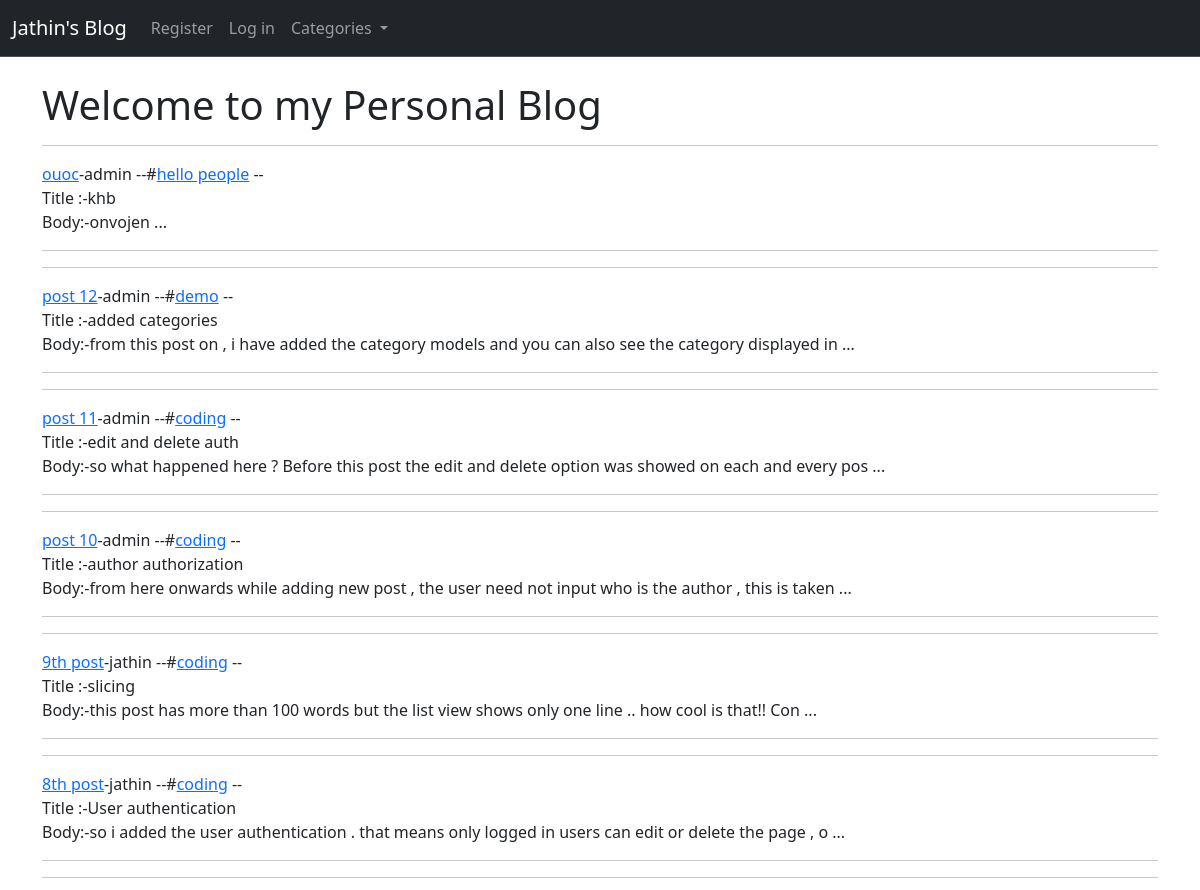
Before: / (upper part) with the older database file.
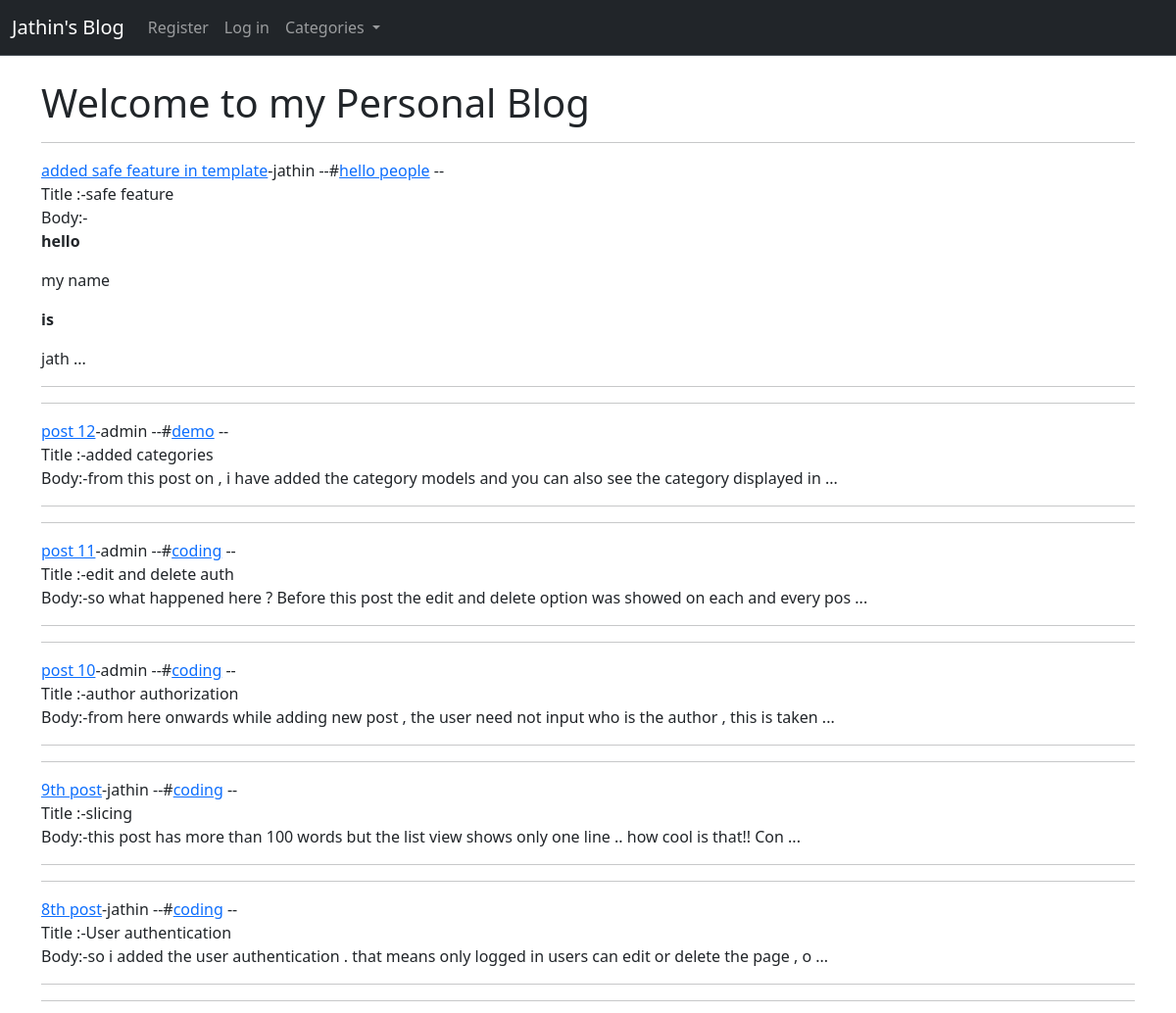
After: the same page with the newer database file.
### post/models.py (models this page shows, shortened)
class Post(models.Model):
    title = models.CharField(max_length=50)
    title_tag=models.CharField(max_length=20, null=True)
    author = models.ForeignKey(User, on_delete=models.CASCADE)
    body = RichTextField(blank=True, null=True)
    post_time=models.TimeField(auto_now_add=True)
    post_date=models.DateField(auto_now_add=True)
    category=models.CharField(max_length=225, default='coding')
    likes=models.ManyToManyField(User, related_name="blog_likes")

### post/views.py (the view)
# urls.py: path('',Homeview.as_view(),name='home'),
class Homeview(ListView):
    model= Post
    template_name='index.html'
    ordering='-id'
    def get_context_data(self, *args, **kwargs):
        cat_menu=Category.objects.all()
        context=super(Homeview, self).get_context_data( *args, **kwargs)
        context["cat_menu"]=cat_menu
        return context

### post/models.py (called while the page is built)
    def __str__(self):
        return self.categry

### post/templates/index.html (shortened to what this page needs)
{% extends 'base.html' %}
{% block content %}
    <h1>Welcome to my Personal Blog</h1>
    {% for post in object_list %}
        <hr>
        <a href="{% url 'articleview' post.id %}">{{post.title}}</a>-{{post.author}}
        --#<a href="{% url 'categorypost' post.category|slugify %}">{{post.category}}</a> --
        <br>
        Title :-{{post.title_tag}} <br>
        Body:-{{post.body| slice:":100"|safe}} ...
        <hr>
    {% endfor %}
{% endblock %}

### post/templates/base.html (shortened to what this page needs)
<!doctype html>
<html lang="en">
  <head>
    <link href="https://cdn.jsdelivr.net/npm/bootstrap@5.3.3/dist/css/bootstrap.min.css" rel="stylesheet">
  </head>
  <body>
    <nav class="navbar bg-dark border-bottom border-bodynavbar navbar-expand-lg " data-bs-theme="dark">
        <div class="container-fluid">
          <a class="navbar-brand" href="{% url 'home' %}">Jathin's Blog</a>
          <div class="collapse navbar-collapse" id="navbarSupportedContent">
            <ul class="navbar-nav me-auto mb-2 mb-lg-0">
            {% if user.is_authenticated %}
                <li class="nav-item">
                  <a class="nav-link" href="{% url 'addpost' %}">Add Post</a>
                </li>
                <li class="nav-item">
                  <a class="nav-link" href="{% url 'resetpassword' %}">Add Category</a>
                </li>
                <li class="nav-item">
                  <form method="post" action="{% url 'logout' %}">
                    {% csrf_token %}
                    <button type="submit" class="nav-link">Logout</button>
                </form>
                <li class="nav-item">
                  <a class="nav-link" href="{% url 'resetpassword' %}">Reset Password</a>
                </li>
                <li class="nav-item">
                  <form method="post" action="{% url 'edituser' %}">
                    {% csrf_token %}
                    <button type="submit" class="nav-link">Edit Profile</button>
                </form>
                </li>
            {% else %}
                <li class="nav-item">
                  <a class="nav-link" href="{% url 'register' %}">Register</a>
                </li>
                <li class="nav-item">
                  <a class="nav-link" href="{% url 'login' %}">Log in</a>
                </li>
            {% endif %}
            <li class="nav-item dropdown">
              <a class="nav-link dropdown-toggle" href="#" role="button" data-bs-toggle="dropdown" aria-expanded="false">
                Categories
              </a>
            </li>
            </ul>
          </div>
        </div>
      </nav>
    <br>
    <div class="container">
    {% block content %}
    {% endblock %}
    </div>
  </body>
</html>

Changed rows visible on the page:
removed Post: title "ouoc", author "admin", category "hello people", title_tag "khb", body "onvojen"
added Post: title "added safe feature in template", author "jathin", category "hello people", title_tag "safe feature", body "hello my name is jath"
